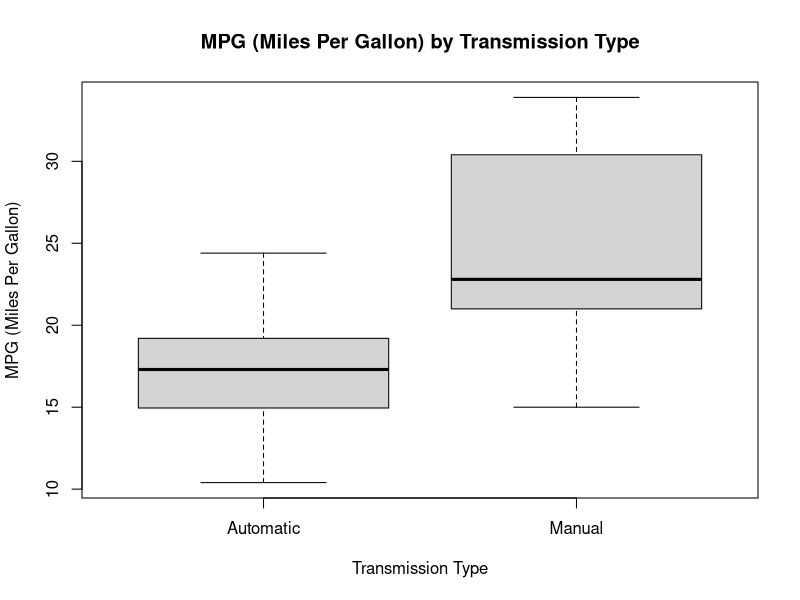
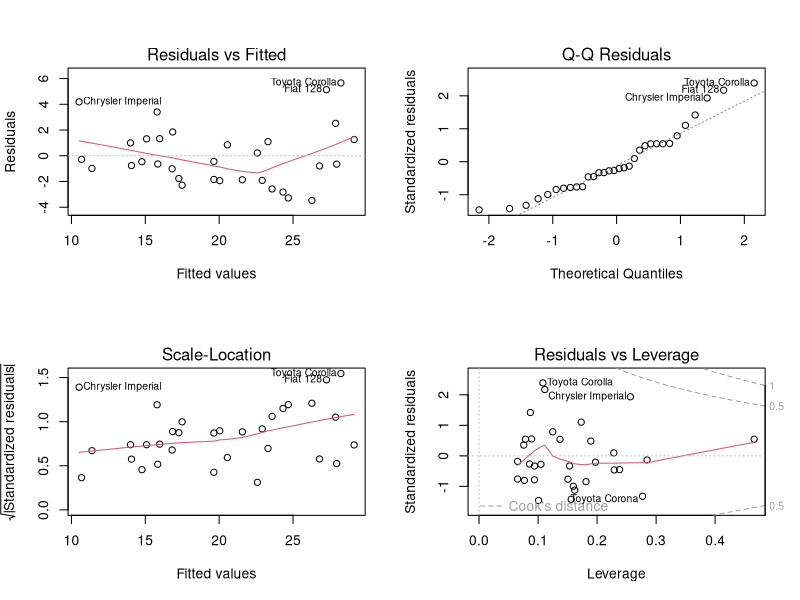

R code for these plots, in order:
library(datasets)
data(mtcars)

str(mtcars)
head(mtcars)

#Converting the 'am' variable to a factor with 2 lvls: 'Manual' as 1, and 'Automatic' as 0
mtcars$am <- factor(mtcars$am, labels = c("Automatic", "Manual"))

#Simple analysis for finding mean of mpg for each transmission type
mean.mpg <- aggregate(mpg ~ am, mtcars, mean)

boxplot(mpg ~ am, data = mtcars, xlab = "Transmission Type", ylab = "MPG (Miles Per Gallon)", main = "MPG (Miles Per Gallon) by Transmission Type")

#Hypothesis Testing
t.test(mtcars$mpg ~ mtcars$am)
# P-value is 0.001374 < 0.05 so we reject the null hypothesis that there is no mpg diff. in transmission types

#Do a linear model of outcome mpg and regressor am.
fit <- lm(mpg ~ am, data = mtcars)
summary(fit)
#Can see that coefficient for automatic is 17.147, and coefficient for manual is 24.392
#Same as the means we calculated from above
#R^2 is 0.3598, which explains only 36% of the variance

fit2 <- lm(mpg ~ am + cyl + hp + wt, data = mtcars)
summary(fit2)
#Here the R^2 value is 0849 which explains 85% of the variance
#This model is better optimized, as it probably includes variables that are correlated with mpg. 

par(mfrow = c(2,2))
plot(fit2)